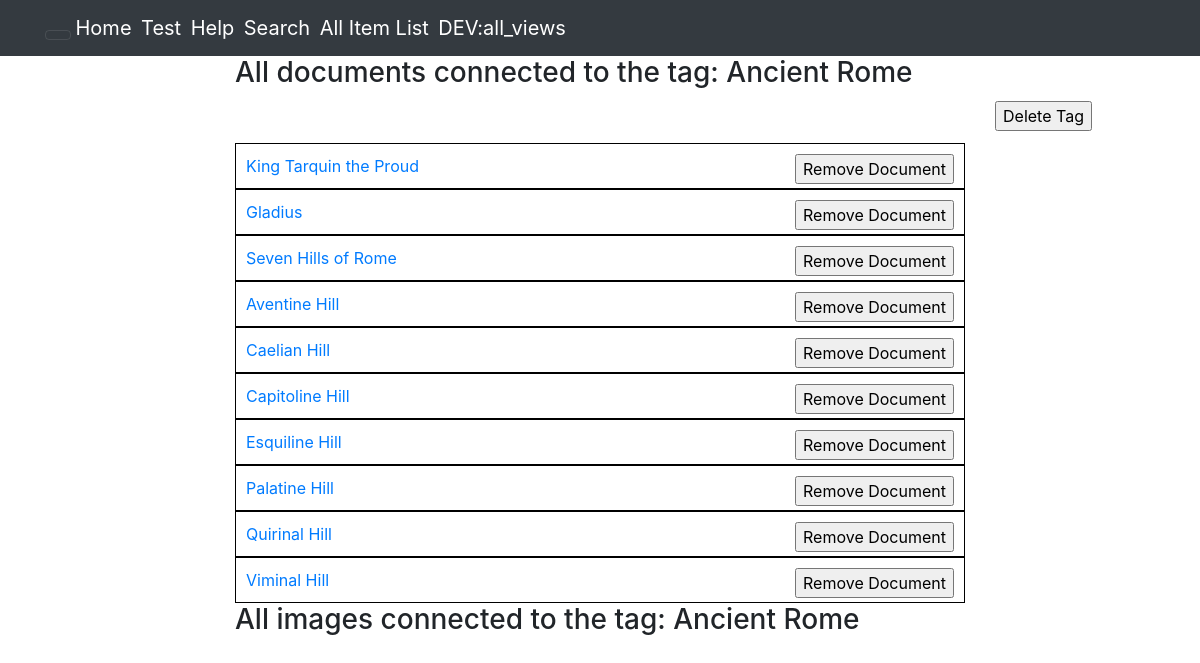
Before: /notesfromxml/displaytag/Ancient Rome/ with the older database file.
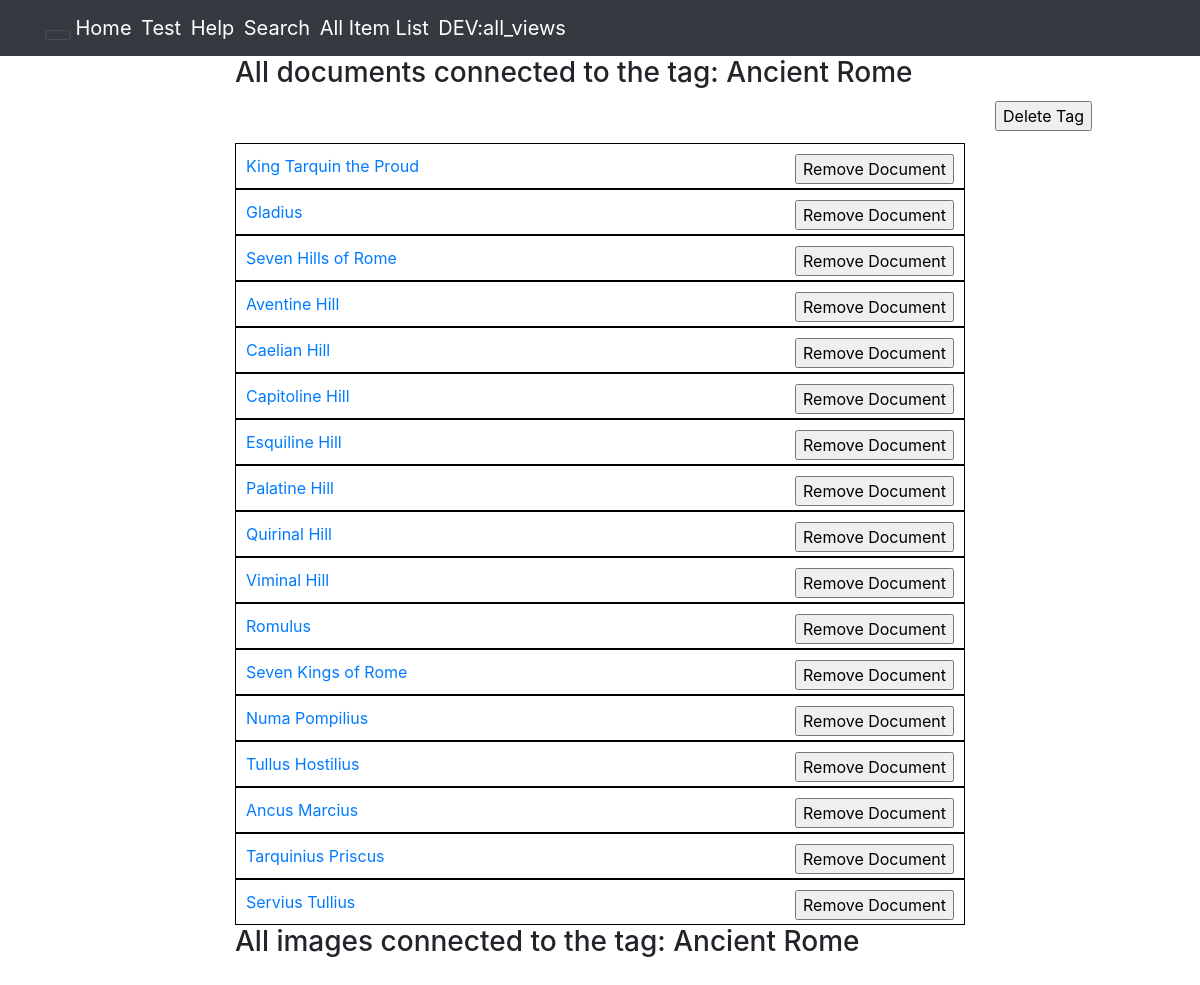
After: the same page with the newer database file.
### notesfromxml/models.py (models this page shows, shortened)
class Tagmap(models.Model):
    tag = models.ForeignKey(
        'Tag',
        on_delete=models.CASCADE
    )
    document = models.ForeignKey(
        'Document',
        on_delete=models.CASCADE
    )

class Document(models.Model):
    document_name = models.TextField()
    document_text = models.TextField()
    document_image = models.ImageField(blank=True)  # This allows only 1 image for each document.

### notesfromxml/views.py (the view)
# urls.py: path('displaytag/<str:tag_name>/', views.display_tag, name='display_tag'),
def display_tag(request, tag_name):
    tag = Tag.objects.get(tag_name=tag_name)
    return render(request, 'notesfromxml/display-tag.html', {'tag': tag})

### notesfromxml/templates/notesfromxml/display-tag.html (shortened to what this page needs)
{% extends 'notesfromxml/base.html' %}
{% load static %}
{%  block head_css_page %}
    <link rel="stylesheet" type="text/css" href="{% static 'notesfromxml/css/display-tag.css' %}" />
 {% endblock head_css_page %}
{% block content %}
<div class="container">
    <div class="row">
        <div class="col-sm-2">
        </div>
        <div class="col-sm-8">
            <div>
                <h3>All documents connected to the tag: {{ tag.tag_name}}</h3>
                <div class="view_all_docs_in_tag_wrapper">
                    {% for mapset in tag.tagmap_set.all %}
                        <div class="view_single_doc_in_tag_wrapper">
                            <a href="{% url 'notesfromxml:display_doc' mapset.document.document_name %}">{{ mapset.document.document_name }}</a>
                            <div class="container_remove_document">
                                {% include 'notesfromxml/snippets/forms/remove-document-snippet.html' %}
                            </div>
                        </div>
                    {% endfor %}
                </div>
            </div>
            <div>
                <h3>All images connected to the tag: {{ tag.tag_name}}</h3>
                <div class="view-all-images-in-tag-wrapper">
                </div>
            </div>
        </div>
        <div class="col-sm-2">
            <div id="id_div_container_delete_tag">
                {% include 'notesfromxml/snippets/forms/delete-tag-snippet.html' %}
            </div>
        </div>
    </div>
</div>
{% endblock content %}

### notesfromxml/templates/notesfromxml/snippets/forms/remove-document-snippet.html (shortened to what this page needs)
<form action="{% url 'notesfromxml:remove' mapset.document.document_name %}" method="post">
    <div>
        <input type="submit" value="Remove Document"/>
    </div>
</form>

Changed rows visible on the page:
added Tagmap: document.document_name "Romulus"
added Tagmap: document.document_name "Seven Kings of Rome"
added Tagmap: document.document_name "Numa Pompilius"
added Tagmap: document.document_name "Tullus Hostilius"
added Tagmap: document.document_name "Ancus Marcius"
added Tagmap: document.document_name "Tarquinius Priscus"
added Tagmap: document.document_name "Servius Tullius"
